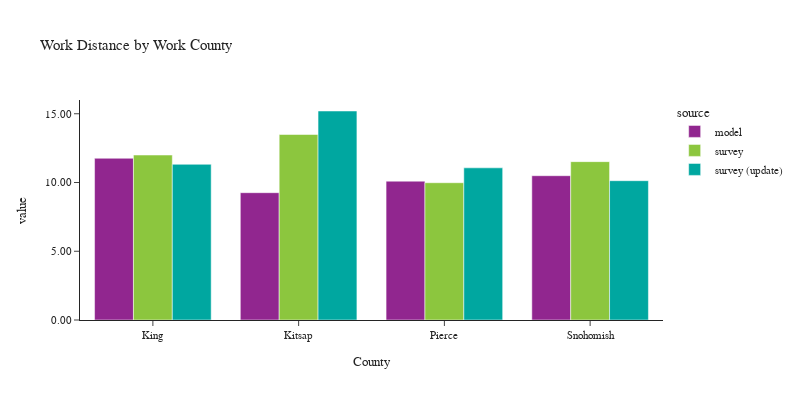

The notebook cell saved with this chart:
### Code cell
plot_work_location(df_workers, 'CountyName_work', 'Work County', 'County')

### Figure 1 — Plotly figure (JSON) as saved in the notebook; plotly's stock layout.template omitted (floating-point values rounded to 4 significant figures)
{"data": [{"alignmentgroup": "True", "customdata": [[1427612], [103956], [355348], [336152]], "hovertemplate": "source=model<br>CountyName_work=%{x}<br>value=%{y}<br>sample count=%{customdata[0]}<extra></extra>", "legendgroup": "model", "marker": {"color": "#91268F", "pattern": {"shape": ""}}, "name": "model", "offsetgroup": "model", "orientation": "v", "showlegend": true, "textposition": "auto", "type": "bar", "x": ["King", "Kitsap", "Pierce", "Snohomish"], "xaxis": "x", "y": [11.76, 9.259, 10.1, 10.49], "yaxis": "y"}, {"alignmentgroup": "True", "customdata": [[2095], [110], [193], [294]], "hovertemplate": "source=survey<br>CountyName_work=%{x}<br>value=%{y}<br>sample count=%{customdata[0]}<extra></extra>", "legendgroup": "survey", "marker": {"color": "#8CC63E", "pattern": {"shape": ""}}, "name": "survey", "offsetgroup": "survey", "orientation": "v", "showlegend": true, "textposition": "auto", "type": "bar", "x": ["King", "Kitsap", "Pierce", "Snohomish"], "xaxis": "x", "y": [12.0, 13.49, 9.983, 11.52], "yaxis": "y"}, {"alignmentgroup": "True", "customdata": [[2197], [112], [206], [307]], "hovertemplate": "source=survey (update)<br>CountyName_work=%{x}<br>value=%{y}<br>sample count=%{customdata[0]}<extra></extra>", "legendgroup": "survey (update)", "marker": {"color": "#00A7A0", "pattern": {"shape": ""}}, "name": "survey (update)", "offsetgroup": "survey (update)", "orientation": "v", "showlegend": true, "textposition": "auto", "type": "bar", "x": ["King", "Kitsap", "Pierce", "Snohomish"], "xaxis": "x", "y": [11.32, 15.2, 11.07, 10.13], "yaxis": "y"}], "layout": {"barmode": "group", "font": {"size": 11}, "height": 400, "legend": {"title": {"text": "source"}, "tracegroupgap": 0}, "title": {"text": "Work Distance by Work County"}, "width": 800, "xaxis": {"anchor": "y", "domain": [0.0, 1.0], "title": {"text": "County"}}, "yaxis": {"anchor": "x", "domain": [0.0, 1.0], "tickformat": ".2f", "title": {"text": "value"}}}}
